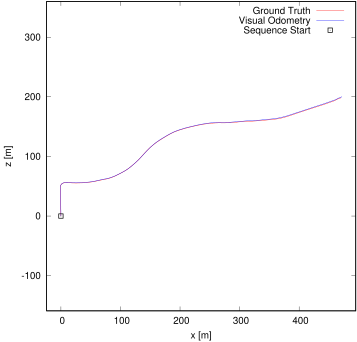

Recreate this plot in gnuplot.
set term postscript eps enhanced color
set output "03.eps"
set size ratio -1
set xrange [-24:495]
set yrange [-159:360]
set xlabel "x [m]"
set ylabel "z [m]"
plot "sub03.txt" using 1:2 lc rgb "#FF0000" title 'Ground Truth' w lines,"sub03.txt" using 3:4 lc rgb "#0000FF" title 'Visual Odometry' w lines,"< head -1 sub03.txt" using 1:2 lc rgb "#000000" pt 4 ps 1 lw 2 title 'Sequence Start' w points
